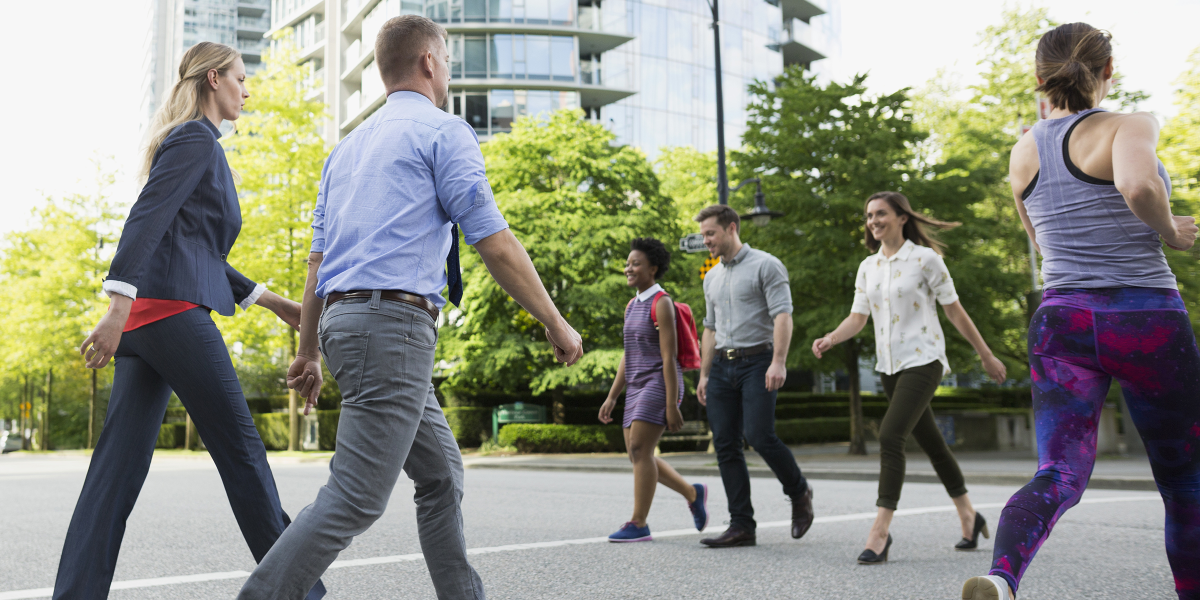
#> input picture Zdjecia/a7.jpg, 2400 x 1200 px (shown at 1/2 size)
$ python main2.py
#> lines starting #> are read from the running program, lines starting #| are printed output that depends on the picture; after the words box and inside, x2 and y2 are one past the last pixel; in counts of white or black regions, pixels touching at a corner belong together
from __future__ import print_function
from imutils.object_detection import non_max_suppression
import numpy as np
import imutils
import cv2

imagePath = 'Zdjecia/a7.jpg'

hog = cv2.HOGDescriptor()
hog.setSVMDetector(cv2.HOGDescriptor_getDefaultPeopleDetector())

image = cv2.imread(imagePath)
#> image is the input picture: shape (1200, 2400, 3); mean B, G, R 129.9, 142.5, 140.3
image = imutils.resize(image, width=min(550, image.shape[1]))
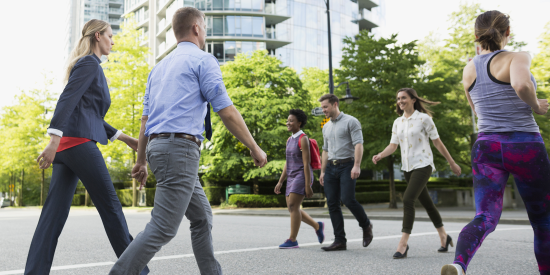
#> image: shape (275, 550, 3); mean B, G, R 129.9, 142.5, 140.3
orig = image.copy()

(rects, weights) = hog.detectMultiScale(image, winStride=(4, 4), padding=(8, 8), scale=1.05)
#> rects = [[254, 100, 84, 167], [293, 78, 94, 187], [368, 72, 94, 188]]; weights = [1.59, 2.15, 1.64]

for (x, y, w, h) in rects:
    cv2.rectangle(orig, (x, y), (x + w, y + h), (0, 0, 255), 2)
#> this loop made 3 passes
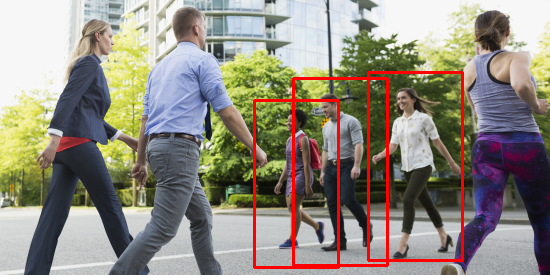
#> orig: shape (275, 550, 3); 3.17% of pixels changed, all inside (x1, y1, x2, y2) = (253, 71, 464, 269)

rects = np.array([[x, y, x + w, y + h] for (x, y, w, h) in rects])
#> rects = [[254, 100, 338, 267], [293, 78, 387, 265], [368, 72, 462, 260]]
pick = non_max_suppression(rects, probs=None, overlapThresh=0.65)
#> pick has the same summary as rects

for (xA, yA, xB, yB) in pick:
    cv2.rectangle(image, (xA, yA), (xB, yB), (255, 0, 0), 2)
#> this loop made 3 passes
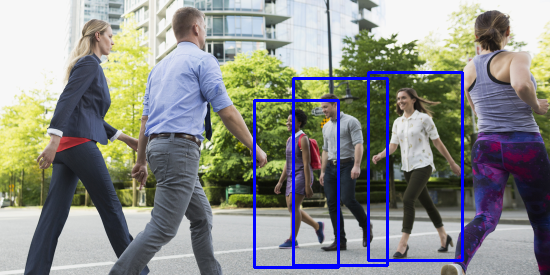
#> image: shape (275, 550, 3); 3.17% of pixels changed, all inside (x1, y1, x2, y2) = (253, 71, 464, 269)

filename = imagePath[imagePath.rfind("/") + 1:]
print("[INFO] {}: {} boxes".format(filename, len(pick)))
#| [INFO] a7.jpg: 3 boxes


cv2.imshow("Image pedestrians", image)
cv2.waitKey(0)

$ run again, with Zdjecia/a1.jpg copied over Zdjecia/a7.jpg
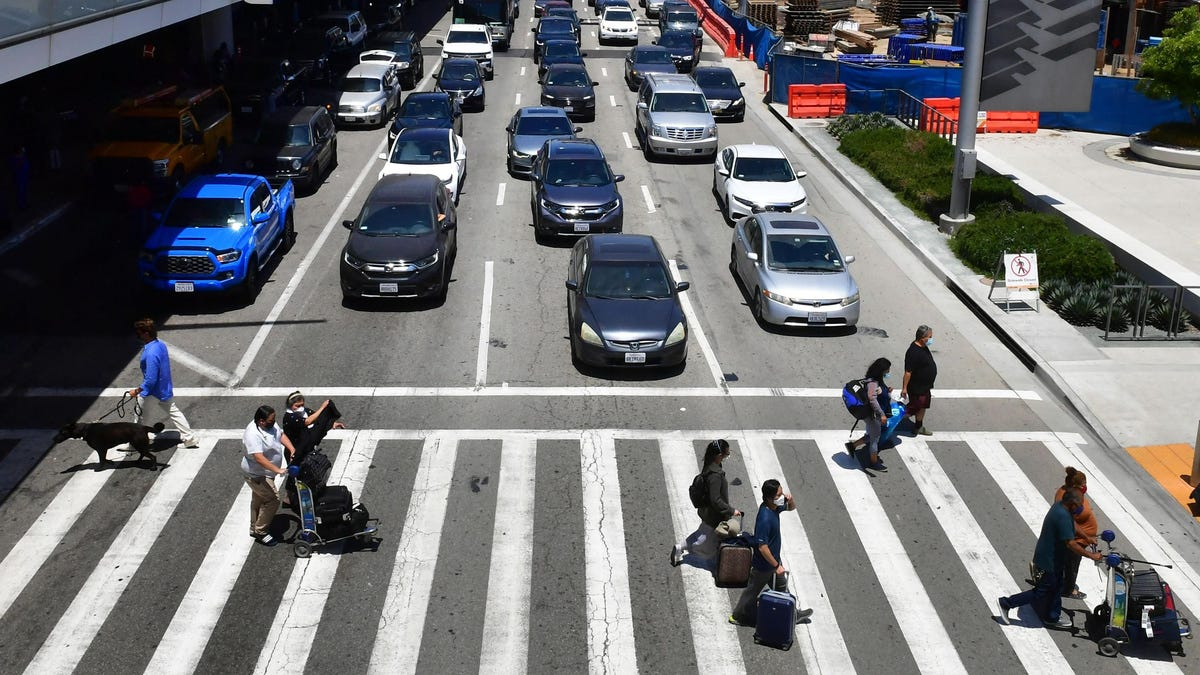
#> input picture Zdjecia/a1.jpg, 1200 x 675 px
#> image is the input picture: shape (675, 1200, 3); mean B, G, R 115, 113.3, 112.5
#> `(rects, weights) = hog.detectMultiScale(image, winStride=(4, 4), paddi..`: rects = [[291, 61, 70, 140]]; weights = [0.968]
#> the loop `for (x, y, w, h) in rects:` made 1 pass
#> after the loop `for (x, y, w, h) in rects:`:
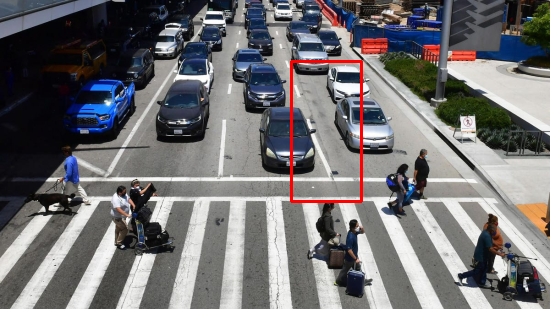
#> orig: shape (309, 550, 3); mean B, G, R 113.9, 112.2, 113.3
#> `rects = np.array([[x, y, x + w, y + h] for (x, y, w, h) in rects])`: rects = [[291, 61, 361, 201]]
#> the loop `for (xA, yA, xB, yB) in pick:` made 1 pass
#> after the loop `for (xA, yA, xB, yB) in pick:`:
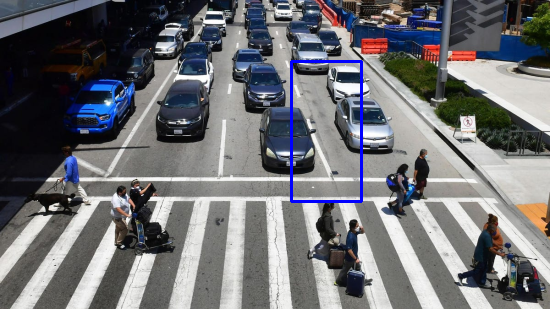
#> image: shape (309, 550, 3); mean B, G, R 115.8, 112.2, 111.5
#| [INFO] a7.jpg: 1 boxes

$ run again, with Zdjecia/a2.jpg copied over Zdjecia/a7.jpg
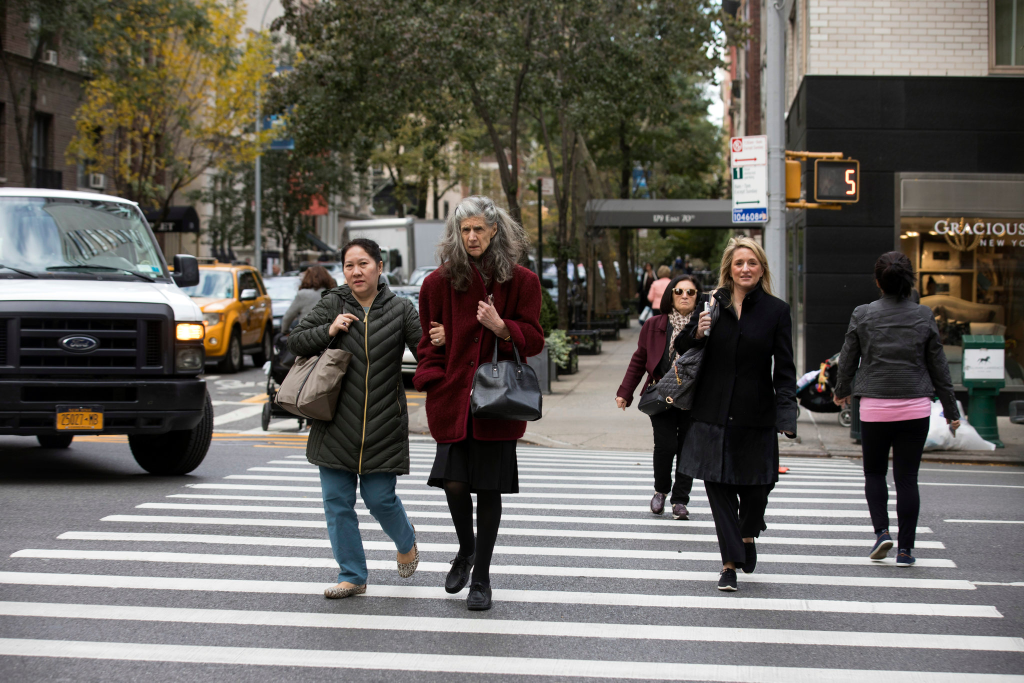
#> input picture Zdjecia/a2.jpg, 2048 x 1365 px (shown at 1/2 size)
#> image is the input picture: shape (1365, 2048, 3); mean B, G, R 94.1, 99.7, 103.1
#> `(rects, weights) = hog.detectMultiScale(image, winStride=(4, 4), paddi..`: rects = [[209, 154, 100, 201], [321, 112, 108, 216], [428, 119, 107, 214], [131, 117, 119, 238]]; weights = [1.8, 1.5, 4.34, 0.844]
#> the loop `for (x, y, w, h) in rects:` made 4 passes
#> after the loop `for (x, y, w, h) in rects:`:
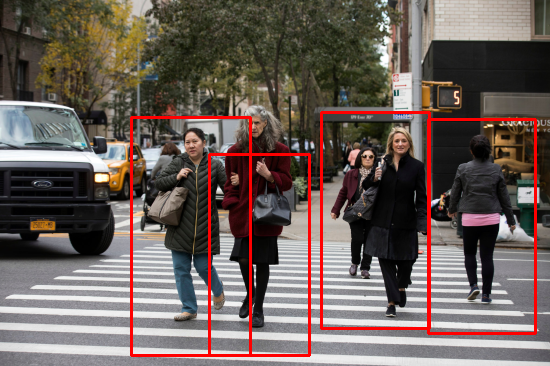
#> orig: shape (366, 550, 3); mean B, G, R 90, 95.5, 108
#> `rects = np.array([[x, y, x + w, y + h] for (x, y, w, h) in rects])`: rects = [[209, 154, 309, 355], [321, 112, 429, 328], [428, 119, 535, 333], [131, 117, 250, 355]]
#> pick = [[131, 117, 250, 355], [209, 154, 309, 355], [428, 119, 535, 333], [321, 112, 429, 328]]
#> the loop `for (xA, yA, xB, yB) in pick:` made 4 passes
#> after the loop `for (xA, yA, xB, yB) in pick:`:
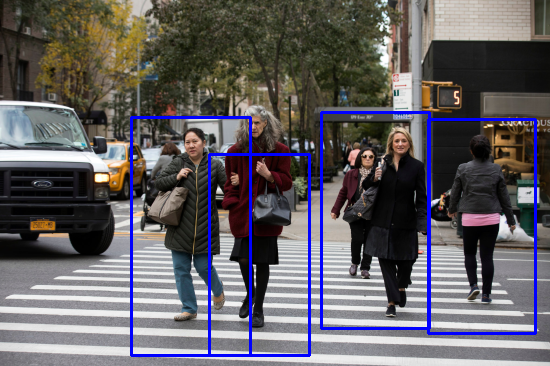
#> image: shape (366, 550, 3); mean B, G, R 99.2, 95.5, 98.9
#| [INFO] a7.jpg: 4 boxes

$ run again, with Zdjecia/a3.jpg copied over Zdjecia/a7.jpg
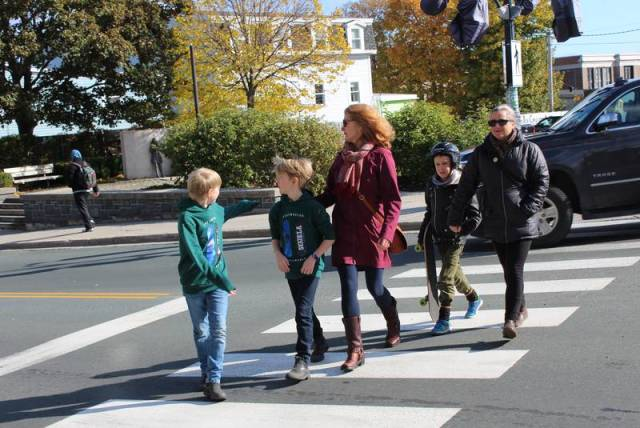
#> input picture Zdjecia/a3.jpg, 640 x 428 px
#> image is the input picture: shape (428, 640, 3); mean B, G, R 107.9, 113, 113.1
#> `(rects, weights) = hog.detectMultiScale(image, winStride=(4, 4), paddi..`: rects = [[127, 163, 100, 201], [129, 98, 87, 174], [335, 108, 96, 191], [235, 57, 143, 286], [359, 51, 146, 291]]; weights = [1.37, 0.853, 0.976, 1.32, 0.793]
#> the loop `for (x, y, w, h) in rects:` made 5 passes
#> after the loop `for (x, y, w, h) in rects:`:
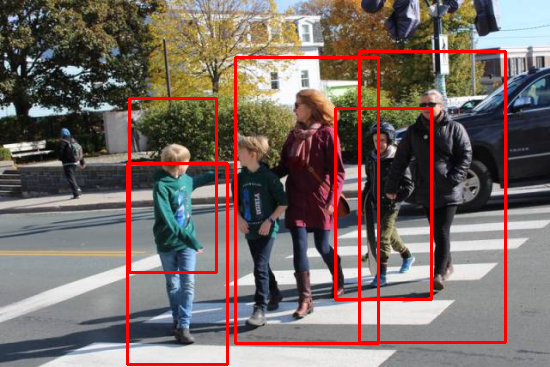
#> orig: shape (367, 550, 3); mean B, G, R 102.4, 107.2, 119.9
#> `rects = np.array([[x, y, x + w, y + h] for (x, y, w, h) in rects])`: rects = [[127, 163, 227, 364], [129, 98, 216, 272], [335, 108, 431, 299], [235, 57, 378, 343], [359, 51, 505, 342]]
#> pick = [[127, 163, 227, 364], [235, 57, 378, 343], [359, 51, 505, 342], [129, 98, 216, 272]]
#> the loop `for (xA, yA, xB, yB) in pick:` made 4 passes
#> after the loop `for (xA, yA, xB, yB) in pick:`:
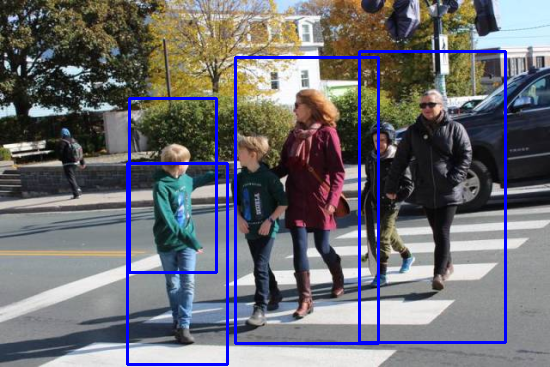
#> image: shape (367, 550, 3); mean B, G, R 113.7, 107.9, 108
#| [INFO] a7.jpg: 4 boxes
